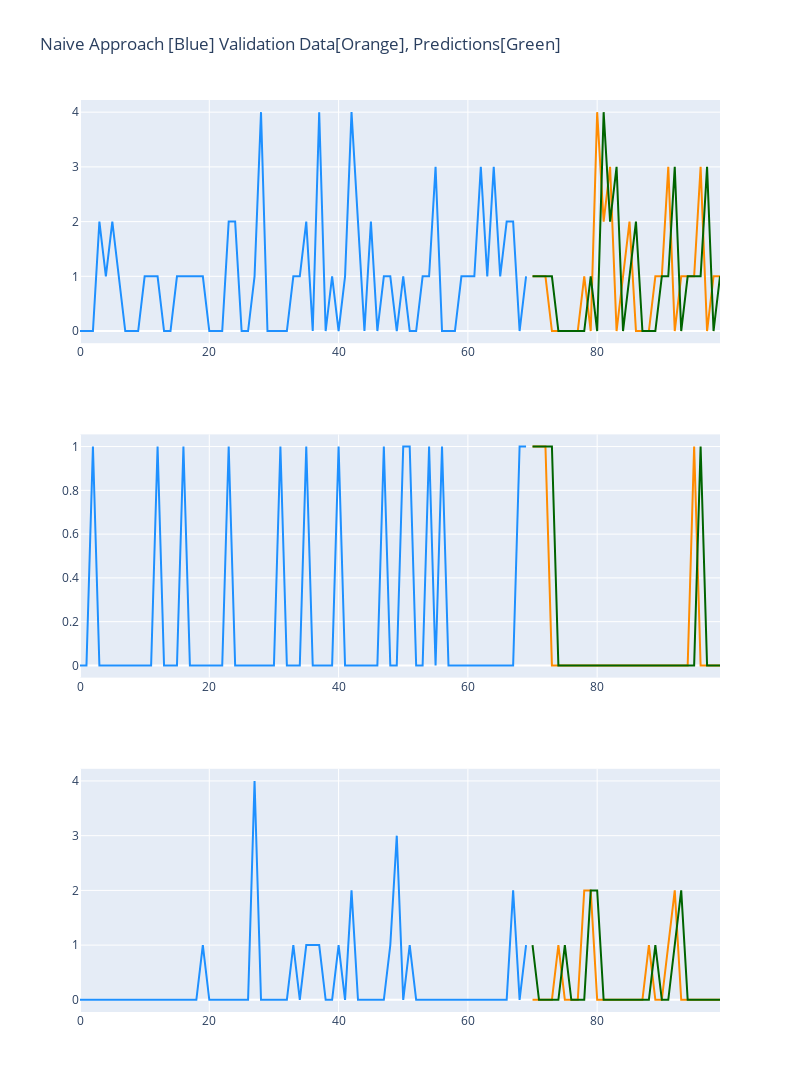

Source (notebook cell):
### Code cell
fig = make_subplots(rows=3, cols=1)

fig.add_trace(
    go.Scatter(x=np.arange(70), mode='lines', y=train_data.loc[0].values, marker=dict(color="dodgerblue"), showlegend=False,
               name="Training Data"),
    row=1, col=1
)

fig.add_trace(
    go.Scatter(x=np.arange(70, 100), y=validation_data.loc[0].values, mode='lines', marker=dict(color="darkorange"), showlegend=False,
               name="Validation Data"),
    row=1, col=1
)

fig.add_trace(
    go.Scatter(x=np.arange(70, 100), y=predictions[0], mode='lines', marker=dict(color="darkgreen"), showlegend=False,
               name="Prediction Data"),
    row=1, col=1
)


fig.add_trace(
    go.Scatter(x=np.arange(70), mode='lines', y=train_data.loc[1].values, marker=dict(color="dodgerblue"), showlegend=False,
               name="Training Data"),
    row=2, col=1
)

fig.add_trace(
    go.Scatter(x=np.arange(70, 100), y=validation_data.loc[1].values, mode='lines', marker=dict(color="darkorange"), showlegend=False,
               name="Validation Data"),
    row=2, col=1
)


fig.add_trace(
    go.Scatter(x=np.arange(70, 100), y=predictions[1], mode='lines', marker=dict(color="darkgreen"), showlegend=False,
               name="Prediction Data"),
    row=2, col=1
)

fig.add_trace(
    go.Scatter(x=np.arange(70), mode='lines', y=train_data.loc[100].values, marker=dict(color="dodgerblue"), showlegend=False,
               name="Training Data"),
    row=3, col=1
)

fig.add_trace(
    go.Scatter(x=np.arange(70, 100), y=validation_data.loc[100].values, mode='lines', marker=dict(color="darkorange"), showlegend=False,
               name="Validation Data"),
    row=3, col=1
)

fig.add_trace(
    go.Scatter(x=np.arange(70, 100), y=predictions[100], mode='lines', marker=dict(color="darkgreen"), showlegend=False,
               name="Prediction Data"),
    row=3, col=1
)
fig.update_layout(height=1200, width=800, title_text="Naive Approach [Blue] Validation Data[Orange], Predictions[Green]")
fig.show()

### Figure 1 — Plotly figure (JSON) as saved in the notebook; plotly's stock layout.template omitted (floating-point values rounded to 4 significant figures)
{"data": [{"marker": {"color": "dodgerblue"}, "mode": "lines", "name": "Training Data", "showlegend": false, "type": "scatter", "x": [0, 1, 2, 3, 4, 5, 6, 7, 8, 9, 10, 11, 12, 13, 14, 15, 16, 17, 18, 19, 20, 21, 22, 23, 24, 25, 26, 27, 28, 29, 30, 31, 32, 33, 34, 35, 36, 37, 38, 39, 40, 41, 42, 43, 44, 45, 46, 47, 48, 49, 50, 51, 52, 53, 54, 55, 56, 57, 58, 59, 60, 61, 62, 63, 64, 65, 66, 67, 68, 69], "xaxis": "x", "y": [0, 0, 0, 2, 1, 2, 1, 0, 0, 0, 1, 1, 1, 0, 0, 1, 1, 1, 1, 1, 0, 0, 0, 2, 2, 0, 0, 1, 4, 0, 0, 0, 0, 1, 1, 2, 0, 4, 0, 1, 0, 1, 4, 2, 0, 2, 0, 1, 1, 0, 1, 0, 0, 1, 1, 3, 0, 0, 0, 1, 1, 1, 3, 1, 3, 1, 2, 2, 0, 1], "yaxis": "y"}, {"marker": {"color": "darkorange"}, "mode": "lines", "name": "Validation Data", "showlegend": false, "type": "scatter", "x": [70, 71, 72, 73, 74, 75, 76, 77, 78, 79, 80, 81, 82, 83, 84, 85, 86, 87, 88, 89, 90, 91, 92, 93, 94, 95, 96, 97, 98, 99], "xaxis": "x", "y": [1, 1, 1, 0, 0, 0, 0, 0, 1, 0, 4, 2, 3, 0, 1, 2, 0, 0, 0, 1, 1, 3, 0, 1, 1, 1, 3, 0, 1, 1], "yaxis": "y"}, {"marker": {"color": "darkgreen"}, "mode": "lines", "name": "Prediction Data", "showlegend": false, "type": "scatter", "x": [70, 71, 72, 73, 74, 75, 76, 77, 78, 79, 80, 81, 82, 83, 84, 85, 86, 87, 88, 89, 90, 91, 92, 93, 94, 95, 96, 97, 98, 99], "xaxis": "x", "y": [1, 1, 1, 1, 0, 0, 0, 0, 0, 1, 0, 4, 2, 3, 0, 1, 2, 0, 0, 0, 1, 1, 3, 0, 1, 1, 1, 3, 0, 1], "yaxis": "y"}, {"marker": {"color": "dodgerblue"}, "mode": "lines", "name": "Training Data", "showlegend": false, "type": "scatter", "x": [0, 1, 2, 3, 4, 5, 6, 7, 8, 9, 10, 11, 12, 13, 14, 15, 16, 17, 18, 19, 20, 21, 22, 23, 24, 25, 26, 27, 28, 29, 30, 31, 32, 33, 34, 35, 36, 37, 38, 39, 40, 41, 42, 43, 44, 45, 46, 47, 48, 49, 50, 51, 52, 53, 54, 55, 56, 57, 58, 59, 60, 61, 62, 63, 64, 65, 66, 67, 68, 69], "xaxis": "x2", "y": [0, 0, 1, 0, 0, 0, 0, 0, 0, 0, 0, 0, 1, 0, 0, 0, 1, 0, 0, 0, 0, 0, 0, 1, 0, 0, 0, 0, 0, 0, 0, 1, 0, 0, 0, 1, 0, 0, 0, 0, 1, 0, 0, 0, 0, 0, 0, 1, 0, 0, 1, 1, 0, 0, 1, 0, 1, 0, 0, 0, 0, 0, 0, 0, 0, 0, 0, 0, 1, 1], "yaxis": "y2"}, {"marker": {"color": "darkorange"}, "mode": "lines", "name": "Validation Data", "showlegend": false, "type": "scatter", "x": [70, 71, 72, 73, 74, 75, 76, 77, 78, 79, 80, 81, 82, 83, 84, 85, 86, 87, 88, 89, 90, 91, 92, 93, 94, 95, 96, 97, 98, 99], "xaxis": "x2", "y": [1, 1, 1, 0, 0, 0, 0, 0, 0, 0, 0, 0, 0, 0, 0, 0, 0, 0, 0, 0, 0, 0, 0, 0, 0, 1, 0, 0, 0, 0], "yaxis": "y2"}, {"marker": {"color": "darkgreen"}, "mode": "lines", "name": "Prediction Data", "showlegend": false, "type": "scatter", "x": [70, 71, 72, 73, 74, 75, 76, 77, 78, 79, 80, 81, 82, 83, 84, 85, 86, 87, 88, 89, 90, 91, 92, 93, 94, 95, 96, 97, 98, 99], "xaxis": "x2", "y": [1, 1, 1, 1, 0, 0, 0, 0, 0, 0, 0, 0, 0, 0, 0, 0, 0, 0, 0, 0, 0, 0, 0, 0, 0, 0, 1, 0, 0, 0], "yaxis": "y2"}, {"marker": {"color": "dodgerblue"}, "mode": "lines", "name": "Training Data", "showlegend": false, "type": "scatter", "x": [0, 1, 2, 3, 4, 5, 6, 7, 8, 9, 10, 11, 12, 13, 14, 15, 16, 17, 18, 19, 20, 21, 22, 23, 24, 25, 26, 27, 28, 29, 30, 31, 32, 33, 34, 35, 36, 37, 38, 39, 40, 41, 42, 43, 44, 45, 46, 47, 48, 49, 50, 51, 52, 53, 54, 55, 56, 57, 58, 59, 60, 61, 62, 63, 64, 65, 66, 67, 68, 69], "xaxis": "x3", "y": [0, 0, 0, 0, 0, 0, 0, 0, 0, 0, 0, 0, 0, 0, 0, 0, 0, 0, 0, 1, 0, 0, 0, 0, 0, 0, 0, 4, 0, 0, 0, 0, 0, 1, 0, 1, 1, 1, 0, 0, 1, 0, 2, 0, 0, 0, 0, 0, 1, 3, 0, 1, 0, 0, 0, 0, 0, 0, 0, 0, 0, 0, 0, 0, 0, 0, 0, 2, 0, 1], "yaxis": "y3"}, {"marker": {"color": "darkorange"}, "mode": "lines", "name": "Validation Data", "showlegend": false, "type": "scatter", "x": [70, 71, 72, 73, 74, 75, 76, 77, 78, 79, 80, 81, 82, 83, 84, 85, 86, 87, 88, 89, 90, 91, 92, 93, 94, 95, 96, 97, 98, 99], "xaxis": "x3", "y": [0, 0, 0, 0, 1, 0, 0, 0, 2, 2, 0, 0, 0, 0, 0, 0, 0, 0, 1, 0, 0, 1, 2, 0, 0, 0, 0, 0, 0, 0], "yaxis": "y3"}, {"marker": {"color": "darkgreen"}, "mode": "lines", "name": "Prediction Data", "showlegend": false, "type": "scatter", "x": [70, 71, 72, 73, 74, 75, 76, 77, 78, 79, 80, 81, 82, 83, 84, 85, 86, 87, 88, 89, 90, 91, 92, 93, 94, 95, 96, 97, 98, 99], "xaxis": "x3", "y": [1, 0, 0, 0, 0, 1, 0, 0, 0, 2, 2, 0, 0, 0, 0, 0, 0, 0, 0, 1, 0, 0, 1, 2, 0, 0, 0, 0, 0, 0], "yaxis": "y3"}], "layout": {"height": 1200, "title": {"text": "Naive Approach [Blue] Validation Data[Orange], Predictions[Green]"}, "width": 800, "xaxis": {"anchor": "y", "domain": [0.0, 1.0]}, "xaxis2": {"anchor": "y2", "domain": [0.0, 1.0]}, "xaxis3": {"anchor": "y3", "domain": [0.0, 1.0]}, "yaxis": {"anchor": "x", "domain": [0.7333, 1.0]}, "yaxis2": {"anchor": "x2", "domain": [0.3667, 0.6333]}, "yaxis3": {"anchor": "x3", "domain": [0.0, 0.2667]}}}
